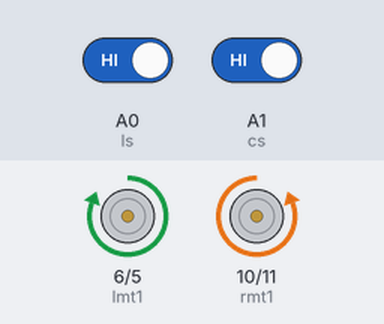
The sketch below on a simulated Arduino Uno, built with avr-gcc and run on an emulated ATmega328P. On the bench: motor-driver pin pairs drawn as motors (green arrow = first pin HIGH = forward, orange = second pin HIGH = backward, longer = more drive). Inputs (shaded band) come from the test bench; at power-on: A1 (cs) HIGH, A0 (ls) HIGH.

Above: at 1.8 s.
1.9 s: A1 (cs) driven LOW
At 2.5 s:
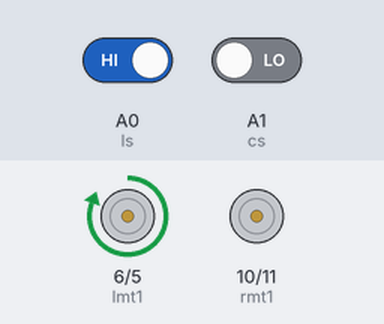
3.5 s: A0 (ls) driven LOW
At 4.7 s:
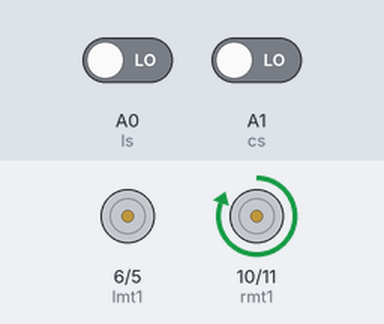
5.0 s: A0 (ls) driven HIGH
At 6.0 s:
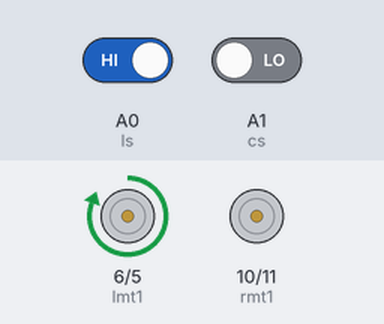
6.5 s: A1 (cs) driven HIGH
At 7.1 s:
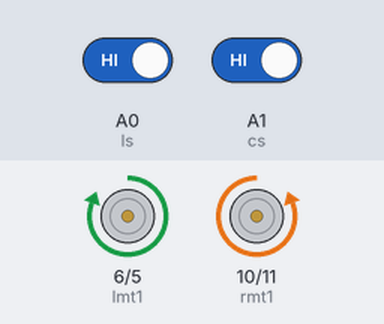
Timing chart, 0 to 9.0 s (numbered marks = the images above; inputs shaded):
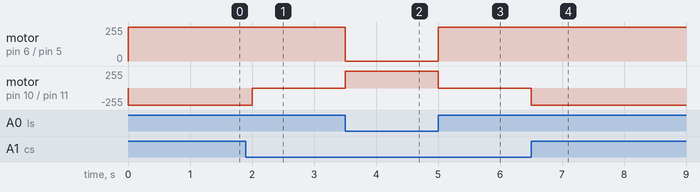

Measured:
- after the input at 1.9 s, motor on pin 10 (rmt1) / pin 11 (rmt2): backward 255/255 → stopped after 0.10 s
- after the input at 3.5 s, motor on pin 6 (lmt1) / pin 5 (lmt2): forward 255/255 → stopped at once; motor on pin 10 (rmt1) / pin 11 (rmt2): stopped → forward 255/255 at once
- after the input at 5.0 s, motor on pin 6 (lmt1) / pin 5 (lmt2): stopped → forward 255/255 at once; motor on pin 10 (rmt1) / pin 11 (rmt2): forward 255/255 → stopped at once
- after the input at 6.5 s, motor on pin 10 (rmt1) / pin 11 (rmt2): stopped → backward 255/255 at once

The sketch:

expt_5_left_wall_follower.ino
```cpp
int lmt1=6,lmt2=5,rmt1=10,rmt2=11;
int ls=A0;
int cs=A1;
int lsv;
int csv;
  void setup()
{
  pinMode(ls,INPUT);
  pinMode(cs,INPUT);
  pinMode(lmt1,OUTPUT);
  pinMode(lmt2,OUTPUT);
  pinMode(rmt1,OUTPUT);
  pinMode(rmt2,OUTPUT);
}
void loop()
{
  lsv=digitalRead(ls);
  csv=digitalRead(cs);
  if(lsv==LOW&&csv==LOW)
{
  Stopleft();
}
 else if(lsv==HIGH&&csv==LOW)
{
 Stopright();
}
 else if(lsv==LOW&&csv==HIGH)
{
 right();
 delay(500);
}
 else if(lsv==HIGH&&csv==HIGH)
{
 right();
 delay(500);
}
}
 void Stopleft()
{
 analogWrite(lmt1,0);
 analogWrite(lmt2,0);
 analogWrite(rmt1,255);
 analogWrite(rmt2,0);
}
 void Stopright()
 {
 analogWrite(lmt1,255);
 analogWrite(lmt2,0);
 analogWrite(rmt1,0);
 analogWrite(rmt2,0);
 }
  void right()
{
 digitalWrite(lmt1,HIGH);
 digitalWrite(lmt2,LOW);
 digitalWrite(rmt1,LOW);
 digitalWrite(rmt2,HIGH);
}
```
